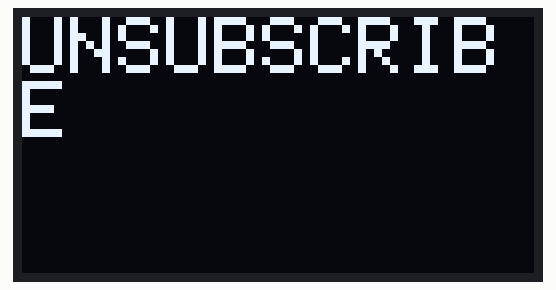
This sketch was run on a simulated Arduino Uno, built with avr-gcc and run on an emulated ATmega328P. On the bench: 128×64 one-colour display.

Above: at 0.1 s.

The sketch:

shitpost.ino
```cpp
#include <SPI.h>
#include <Wire.h>
#include <Adafruit_GFX.h>
#include <Adafruit_SSD1306.h>

#define OLED_RESET 3
Adafruit_SSD1306 display(OLED_RESET);


void setup() {

  display.begin(SSD1306_SWITCHCAPVCC, 0x3C);
  display.setTextSize(2);
  display.setTextColor(WHITE);


  display.clearDisplay();
  display.setCursor(0,0);
  display.println("UNSUBSCRIBE");
  display.display();
}


void loop() {


}
```
